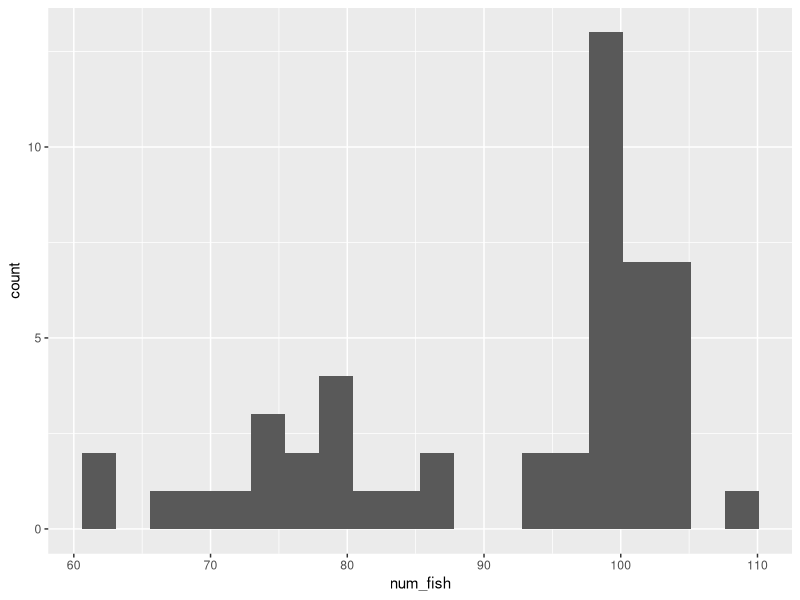
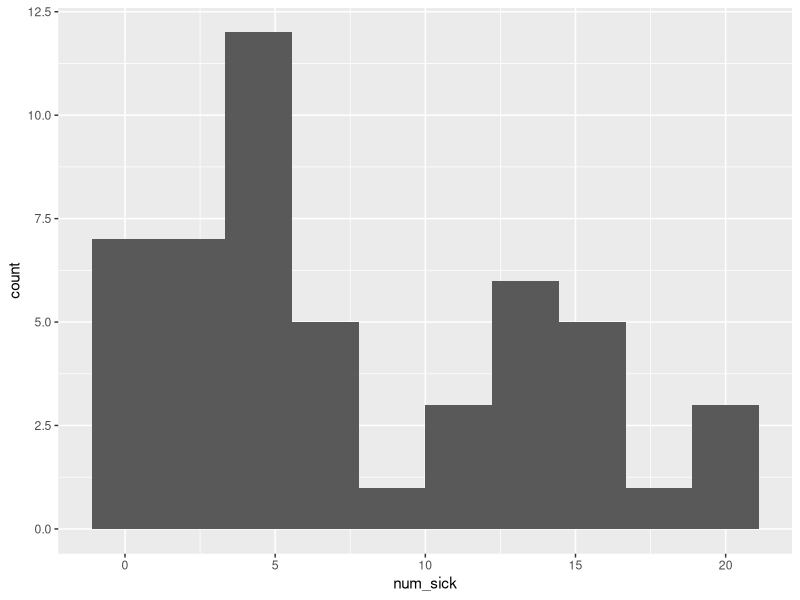
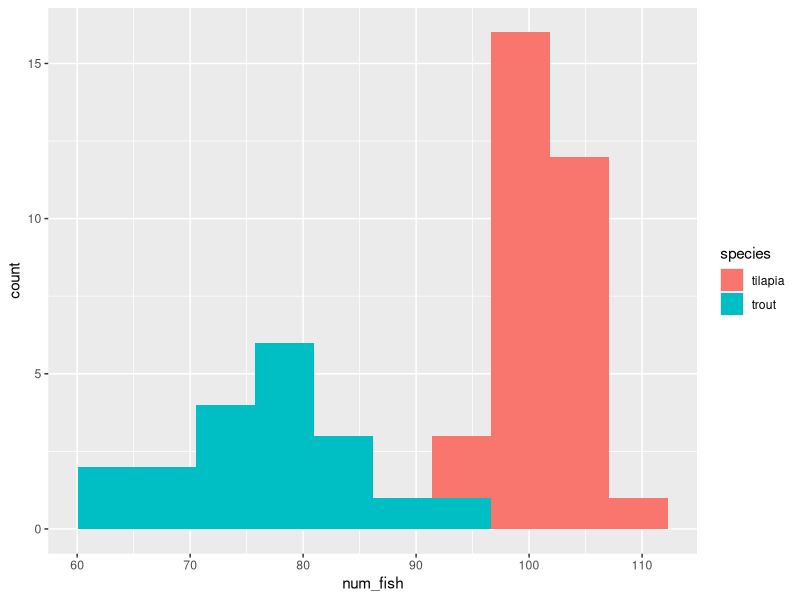
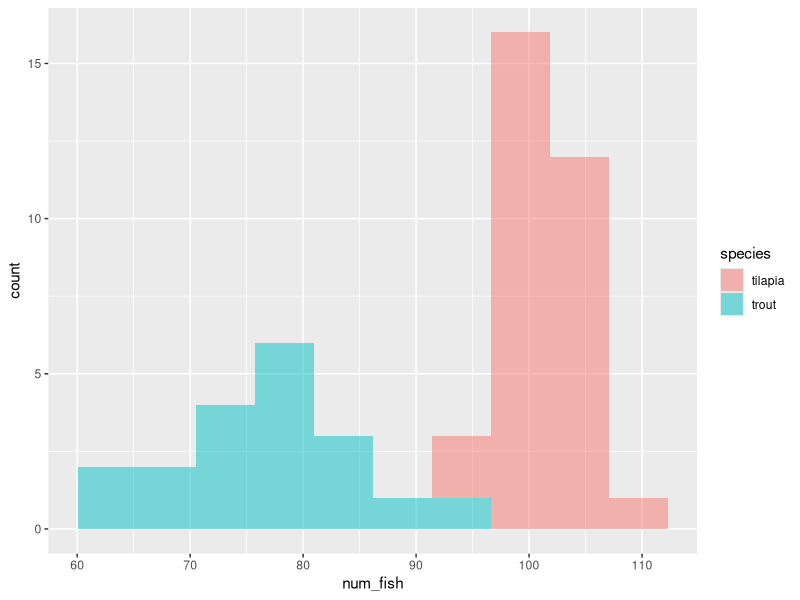
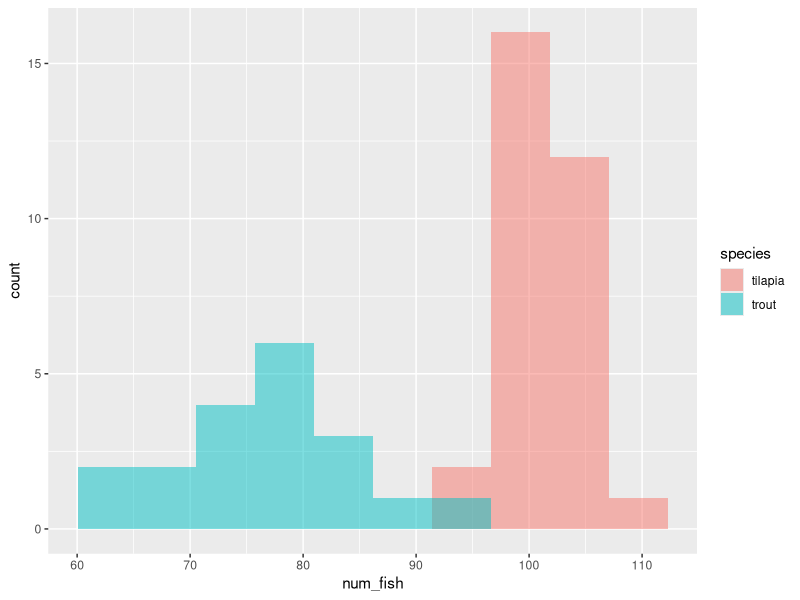
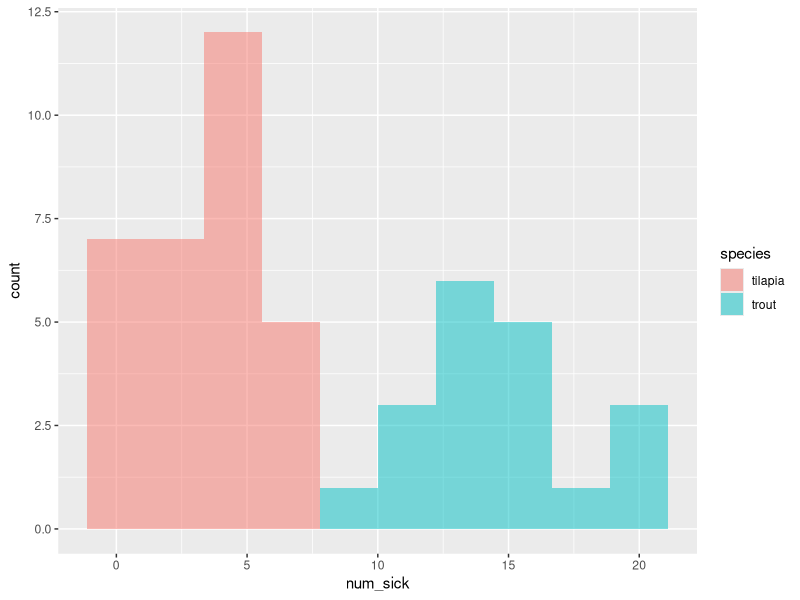
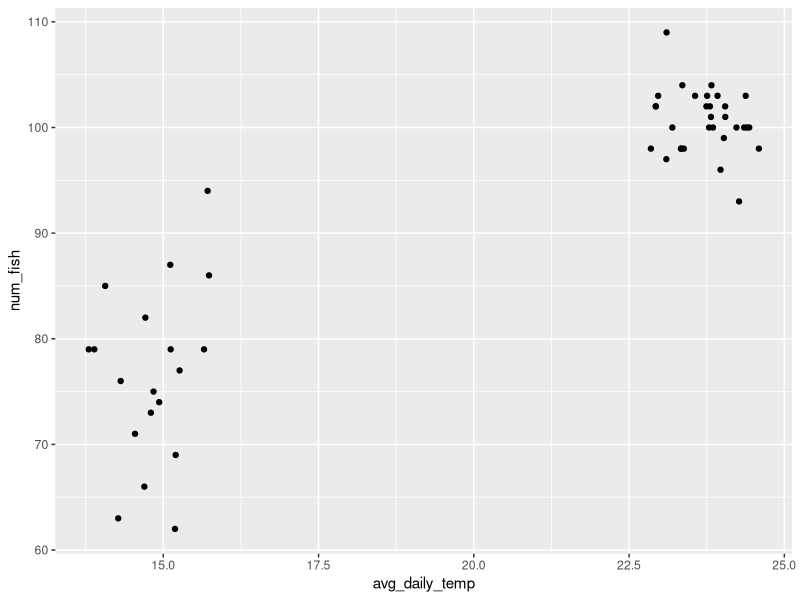
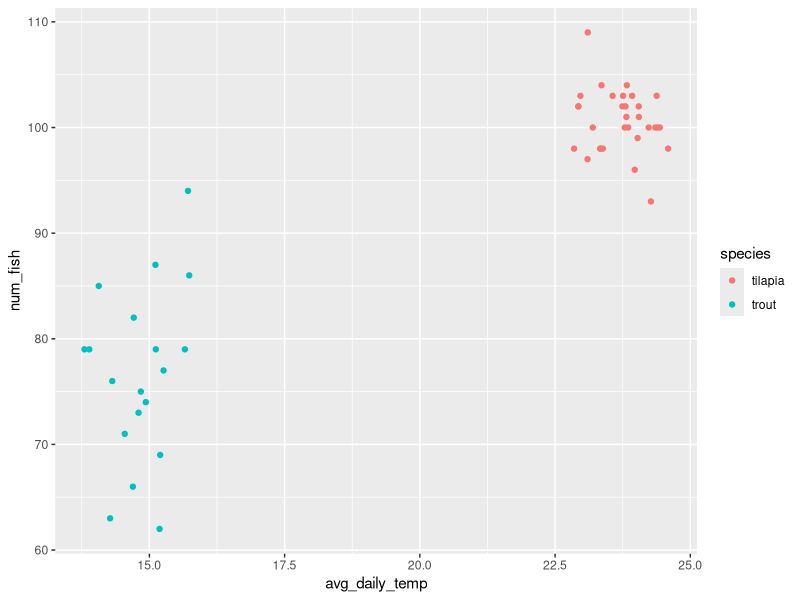

Source code (R) for these figures, in order:
## ---- chunk 1
library(tidyverse)
fish <- read_csv("data/fish_sick_data.csv")
## ---- chunk 2
# ggplot(data = <DATA>, mapping = aes(x = <COLUMN1>, y = <COLUMN2)) +
# geom_function() +
# labs() +
# theme()
## ---- chunk 3
ggplot(fish, aes(num_fish)) +
  geom_histogram(bins = 20)

# we can change the number of bins (essentially, the number of columns) by modifying the bins argument in the geom_histogram function
## ---- chunk 4
ggplot(fish, aes(num_sick)) +
  geom_histogram(bins = 10)
## ---- chunk 5
ggplot(fish, aes(num_fish, fill = species)) +
  geom_histogram(bins = 10)
## ---- chunk 6
ggplot(fish, aes(num_fish, fill = species)) +
  geom_histogram(bins = 10, alpha = 0.5)
## ---- chunk 7
ggplot(fish, aes(num_fish, fill = species)) +
  geom_histogram(bins = 10, alpha = 0.5, position = "identity")
## ---- chunk 8
ggplot(fish, aes(num_sick, fill = species)) +
  geom_histogram(bins = 10, alpha = 0.5, position = "identity")
## ---- chunk 9
ggplot(fish, aes(avg_daily_temp, num_fish)) +
  geom_point()
## ---- chunk 10
ggplot(fish, aes(avg_daily_temp, num_fish, color = species)) +
  geom_point()
## ---- chunk 11
ggplot(fish, aes(species, num_fish, color = species)) +
  geom_boxplot() 
## ---- chunk 12
ggplot(fish, aes(species, num_fish, color = species)) +
  geom_boxplot() +
  geom_point(alpha = 0.5)
## ---- chunk 13
ggplot(fish, aes(species, num_fish, color = species)) +
  geom_boxplot() +
  geom_jitter(alpha = 0.5, width = 0.1) 
## ---- chunk 14
ggplot(fish, aes(species, num_fish, color = species)) +
  geom_boxplot() +
  geom_jitter(alpha = 0.5, width = 0.1) +
  labs(x = "Species",
       y = "Number of Fish Per Tank",
       color = "Species") +
  theme_light()
## ---- chunk 15
# Boxplot
ggplot(fish, aes(species, avg_daily_temp, color = species)) +
  geom_boxplot() +
  geom_jitter(alpha = 0.5, width = 0.1) +
  labs(x = "Average Daily Temp (C)",
       y = "Frequency", 
       color = "Fish Species") +
  theme_bw()

# Histogram
ggplot(fish, aes(avg_daily_temp, fill = species)) +
  geom_histogram(bins = 10, alpha = 0.5, position = "identity") + 
  labs(x = "Average Daily Temp (C)", 
       y = "Frequency",
       fill = "Fish Species") +
  theme_bw()
## ---- chunk 16
ggplot(fish, aes(avg_daily_temp, num_sick, color = species)) +
  geom_point(alpha = 0.5) +
  labs(x = "Average Daily Temp (C)",
       y = "Number of Sick Fish per Tank",
       color = "Fish Species") +
  theme_light()
